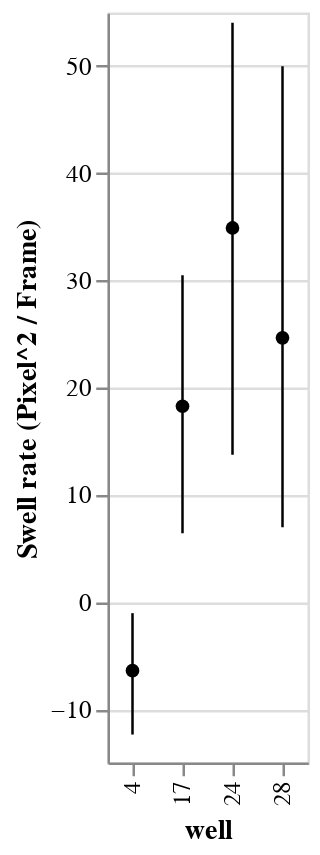

Notebook code cell kept with this figure:
### Markdown cell above
## 5. Save output graph and output summary

### Code cell
# Save summary graphs
df.groupby('well').apply(graphical_well_summary)

# Save output
df_summ = df[['well','particle','param_t']].drop_duplicates().copy()
df_summ.to_csv(folder_path / 'output_summary.csv', index=False, sep=';')

# Save summary graph
summary_graph(df_summ, folder_path)

### Figure 1 — Vega-Lite specification as saved in the notebook (floating-point values rounded to 4 significant figures)
{"config": {"view": {"continuousWidth": 400, "continuousHeight": 300}}, "layer": [{"mark": {"type": "errorbar", "extent": "ci"}, "encoding": {"x": {"type": "nominal", "field": "well"}, "y": {"type": "quantitative", "field": "param_t", "title": ""}}}, {"mark": {"type": "point", "color": "black", "filled": true}, "encoding": {"tooltip": [{"type": "quantitative", "aggregate": "count", "field": "param_t", "title": "n particles"}, {"type": "quantitative", "field": "well"}], "x": {"type": "nominal", "field": "well"}, "y": {"type": "quantitative", "aggregate": "mean", "field": "param_t", "title": "Swell rate (Pixel^2 / Frame)"}}}, {"mark": {"type": "rule", "color": "r"}, "encoding": {"x": {"type": "nominal", "field": "well"}, "y": {"type": "quantitative", "field": "ruler"}}}], "data": {"name": "data-16797ad87f5e4732e59ccfc39ee38515"}, "$schema": "https://vega.github.io/schema/vega-lite/v4.0.0.json", "datasets": {"data-16797ad87f5e4732e59ccfc39ee38515": [{"well": 4, "particle": 0, "param_t": -8.168, "ruler": 0}, {"well": 4, "particle": 2, "param_t": -3.56, "ruler": 0}, {"well": 4, "particle": 3, "param_t": -13.77, "ruler": 0}, {"well": 4, "particle": 5, "param_t": -22.04, "ruler": 0}, {"well": 4, "particle": 6, "param_t": -7.697, "ruler": 0}, {"well": 4, "particle": 10, "param_t": 6.732, "ruler": 0}, {"well": 4, "particle": 9, "param_t": 1.459, "ruler": 0}, {"well": 4, "particle": 13, "param_t": -4.398, "ruler": 0}, {"well": 17, "particle": 0, "param_t": 25.08, "ruler": 0}, {"well": 17, "particle": 4, "param_t": -3.892, "ruler": 0}, {"well": 17, "particle": 6, "param_t": 38.75, "ruler": 0}, {"well": 17, "particle": 8, "param_t": 41.99, "ruler": 0}, {"well": 17, "particle": 9, "param_t": 8.325, "ruler": 0}, {"well": 17, "particle": 11, "param_t": 15.86, "ruler": 0}, {"well": 17, "particle": 10, "param_t": 1.646, "ruler": 0}, {"well": 24, "particle": 1, "param_t": 9.2, "ruler": 0}, {"well": 24, "particle": 2, "param_t": -2.468, "ruler": 0}, {"well": 24, "particle": 4, "param_t": 80.74, "ruler": 0}, {"well": 24, "particle": 5, "param_t": 76.5, "ruler": 0}, {"well": 24, "particle": 6, "param_t": -15.87, "ruler": 0}, {"well": 24, "particle": 7, "param_t": 24.66, "ruler": 0}, {"well": 24, "particle": 8, "param_t": 59.43, "ruler": 0}, {"well": 24, "particle": 9, "param_t": 46.55, "ruler": 0}, {"well": 24, "particle": 10, "param_t": 35.26, "ruler": 0}, {"well": 28, "particle": 0, "param_t": 61.82, "ruler": 0}, {"well": 28, "particle": 1, "param_t": 2.753, "ruler": 0}, {"well": 28, "particle": 7, "param_t": 14.45, "ruler": 0}, {"well": 28, "particle": 9, "param_t": 19.52, "ruler": 0}]}}
